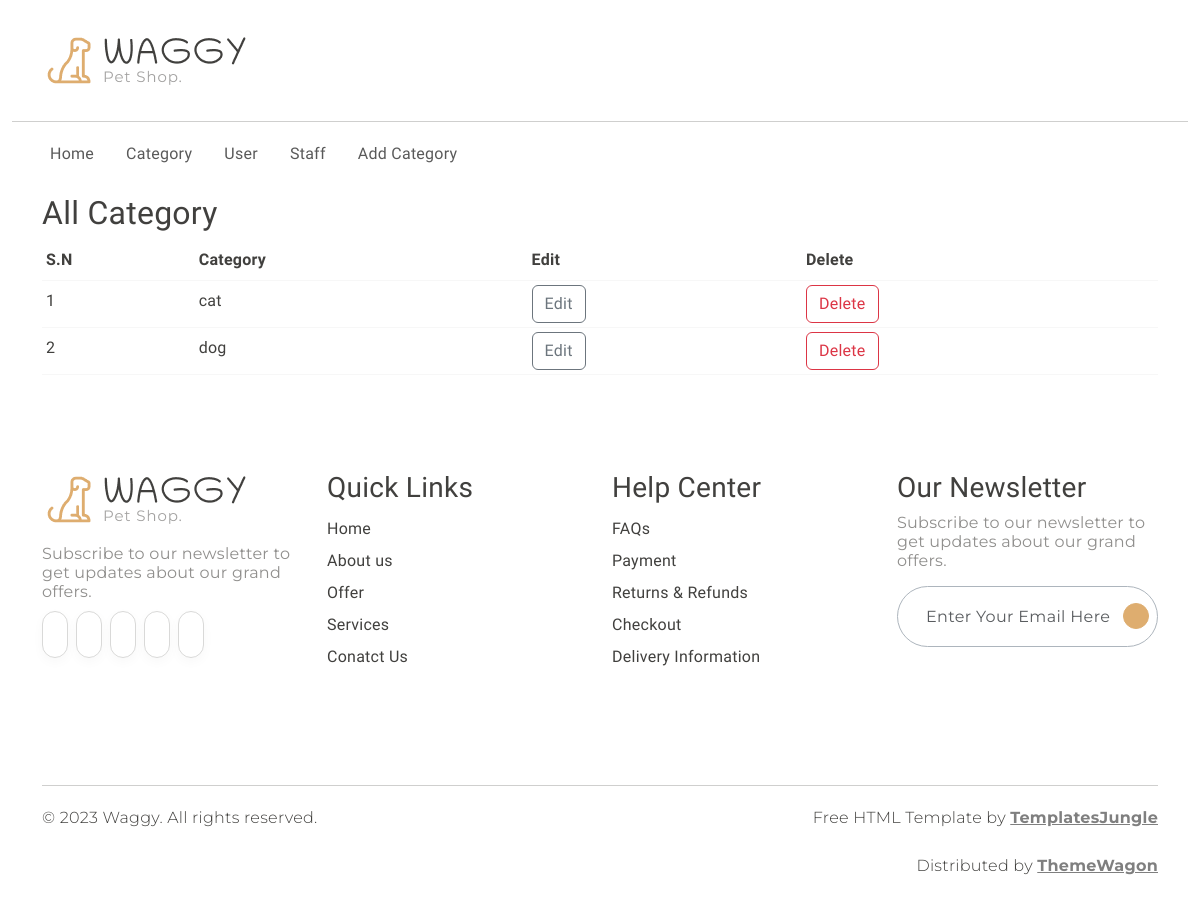
The app's page /view_category, older data.
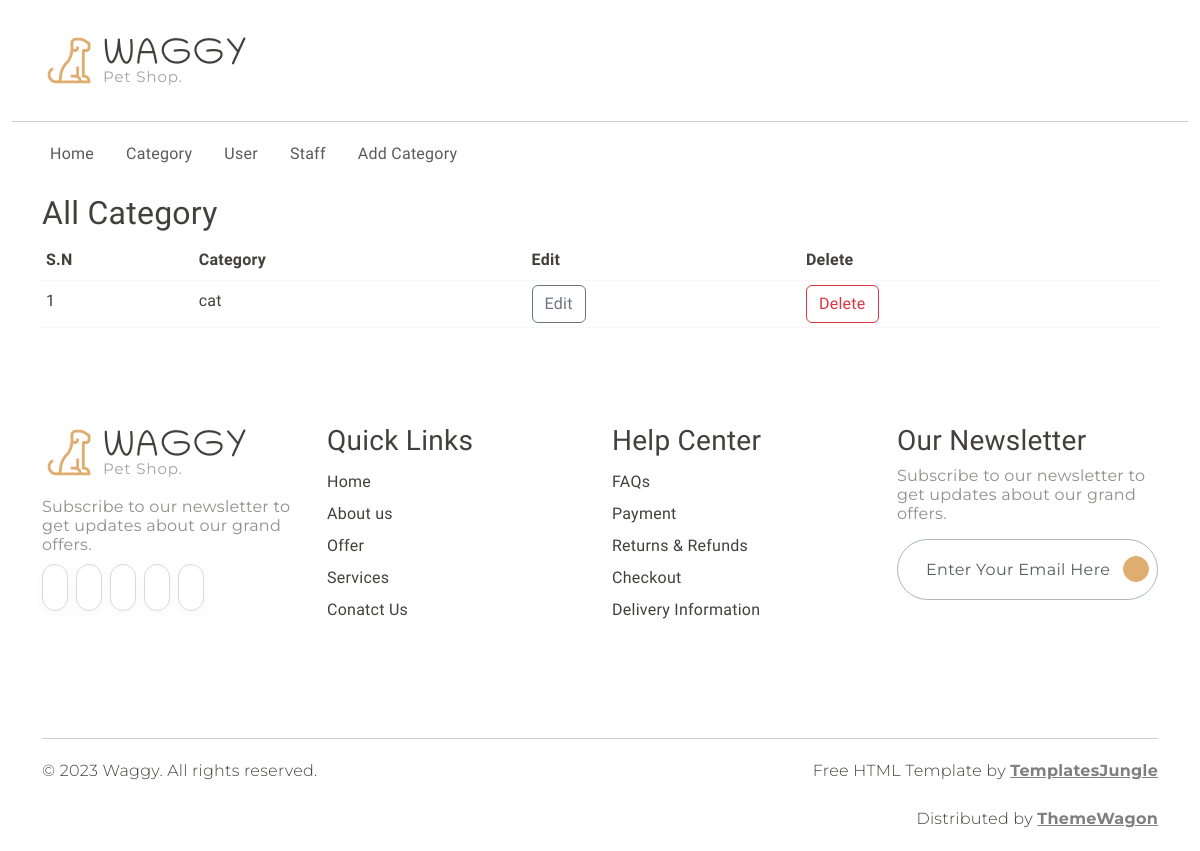
The same page, newer data.
### shop/products/models.py (models this page shows)
class Category(db.Model):
    id = db.Column(db.Integer, primary_key=True)
    name = db.Column(db.String(80), unique=True)

### shop/admin/routes.py (the view)
@app.route('/view_category')
def viewcategory():
    all_category = Category.query.all()
    return render_template('admin/view_category.html', all_category=all_category)

### shop/templates/admin/view_category.html (shortened to what this page needs)
{% extends 'base.html'%}
{% block body %}
{% include 'admin/navbar.html'%}
  <div class="container">
    <h2>All Category</h2>
    <table class="table table-sm">
      <thead>
        <th>S.N</th>
        <th>Category</th>
        <th>Edit</th>
        <th>Delete</th>
      </thead>
      <tbody>
      {% for category in all_category %}
        <tr>
          <td>{{loop.index}}</td>
          <td>{{category.name}}</td>
          <td><a href="/update_category/{{ category.id }}" class="btn btn-outline-secondary">Edit</a></td>
          <td><a href="/delete_category/{{ category.id }}" class="btn btn-outline-danger">Delete</a></td>
        </tr>
        {% endfor %}
      </tbody>
    </table>
  </div>
      {% include 'footer.html' %}
{% endblock body %}

### shop/templates/base.html (shortened to what this page needs)
<!DOCTYPE html>
<html lang="en">
<head>
  <link rel="stylesheet" href="https://cdn.jsdelivr.net/npm/swiper@9/swiper-bundle.min.css" />
  <link href="https://cdn.jsdelivr.net/npm/bootstrap@5.3.0-alpha3/dist/css/bootstrap.min.css" rel="stylesheet"
>
  <link rel="stylesheet" type="text/css" href="static/css/vendor.css">
  <link rel="stylesheet" type="text/css" href="static/style.css">
</head>
<body>
      {% block body %}
      {% endblock body%}
</body>
</html>

### shop/templates/admin/navbar.html (shortened to what this page needs)
{% block content %}
<header>
    <div class="container py-2">
      <div class="row py-4 pb-0 pb-sm-4 align-items-center ">
        <div class="col-sm-4 col-lg-3 text-center text-sm-start">
          <div class="main-logo">
            <a href="{{url_for('admin_home')}}">
              <img src="static/images/logo.png" alt="logo" class="img-fluid">
            </a>
          </div>
        </div>
      </div>
    </div>
    <div class="container-fluid">
      <hr class="m-0">
    </div>
    <div class="container">
      <nav class="main-menu d-flex navbar navbar-expand-lg ">
        <div class="offcanvas offcanvas-end" tabindex="-1" id="offcanvasNavbar" aria-labelledby="offcanvasNavbarLabel">
          <div class="offcanvas-body justify-content-between">
            <ul class="navbar-nav menu-list list-unstyled d-flex gap-md-3 mb-0">
              <li class="nav-item">
                <a href="{{url_for('admin_home')}}" class="nav-link">Home</a>
              </li>
              <li class="nav-item">
                <a href="{{url_for('viewcategory')}}" class="nav-link">Category</a>
              </li>
              <li class="nav-item">
                <a href="{{url_for('viewuser')}}" class="nav-link">User</a>
              </li>
              <li class="nav-item">
                <a href="contact.html" class="nav-link">Staff</a>
              </li>
              {% if request.endpoint == 'viewcategory' %}
              <li class="nav-item">
                <a class="nav-link" href="{{url_for('addcategory')}}">Add Category</a>
              </li>
              {% endif %}
            </ul>
          </div>
        </div>
      </nav>
    </div>
  </header>
  {% endblock content %}

### shop/templates/footer.html
<footer id="footer" class="my-5">
    <div class="container py-5 my-5">
      <div class="row">
        <div class="col-md-3">
          <div class="footer-menu">
            <img src="static/images/logo.png" alt="logo">
            <p class="blog-paragraph fs-6 mt-3">Subscribe to our newsletter to get updates about our grand offers.</p>
            <div class="social-links">
              <ul class="d-flex list-unstyled gap-2">
                <li class="social">
                  <a href="#">
                    <iconify-icon class="social-icon" icon="ri:facebook-fill"></iconify-icon>
                  </a>
                </li>
                <li class="social">
                  <a href="#">
                    <iconify-icon class="social-icon" icon="ri:twitter-fill"></iconify-icon>
                  </a>
                </li>
                <li class="social">
                  <a href="#">
                    <iconify-icon class="social-icon" icon="ri:pinterest-fill"></iconify-icon>
                  </a>
                </li>
                <li class="social">
                  <a href="#">
                    <iconify-icon class="social-icon" icon="ri:instagram-fill"></iconify-icon>
                  </a>
                </li>
                <li class="social">
                  <a href="#">
                    <iconify-icon class="social-icon" icon="ri:youtube-fill"></iconify-icon>
                  </a>
                </li>
              </ul>
            </div>
          </div>
        </div>
        <div class="col-md-3">
          <div class="footer-menu">
            <h3>Quick Links</h3>
            <ul class="menu-list list-unstyled">
              <li class="menu-item">
                <a href="#" class="nav-link">Home</a>
              </li>
              <li class="menu-item">
                <a href="#" class="nav-link">About us</a>
              </li>
              <li class="menu-item">
                <a href="#" class="nav-link">Offer </a>
              </li>
              <li class="menu-item">
                <a href="#" class="nav-link">Services</a>
              </li>
              <li class="menu-item">
                <a href="#" class="nav-link">Conatct Us</a>
              </li>
            </ul>
          </div>
        </div>
        <div class="col-md-3">
          <div class="footer-menu">
            <h3>Help Center</h5>
              <ul class="menu-list list-unstyled">
                <li class="menu-item">
                  <a href="#" class="nav-link">FAQs</a>
                </li>
                <li class="menu-item">
                  <a href="#" class="nav-link">Payment</a>
                </li>
                <li class="menu-item">
                  <a href="#" class="nav-link">Returns & Refunds</a>
                </li>
                <li class="menu-item">
                  <a href="#" class="nav-link">Checkout</a>
                </li>
                <li class="menu-item">
                  <a href="#" class="nav-link">Delivery Information</a>
                </li>
              </ul>
          </div>
        </div>
        <div class="col-md-3">
          <div>
            <h3>Our Newsletter</h3>
            <p class="blog-paragraph fs-6">Subscribe to our newsletter to get updates about our grand offers.</p>
            <div class="search-bar border rounded-pill border-dark-subtle px-2">
              <form class="text-center d-flex align-items-center" action="" method="">
                <input type="text" class="form-control border-0 bg-transparent" placeholder="Enter your email here" />
                <iconify-icon class="send-icon" icon="tabler:location-filled"></iconify-icon>
              </form>
            </div>
          </div>
        </div>
      </div>
    </div>
  </footer>
  <div id="footer-bottom">
    <div class="container">
      <hr class="m-0">
      <div class="row mt-3">
        <div class="col-md-6 copyright">
          <p class="secondary-font">© 2023 Waggy. All rights reserved.</p>
        </div>
        <div class="col-md-6 text-md-end">
          <p class="secondary-font">Free HTML Template by <a href="https://templatesjungle.com/" target="_blank"
              class="text-decoration-underline fw-bold text-black-50"> TemplatesJungle</a> </p>
          <p class="secondary-font">Distributed by <a href="https://themewagon.com/" target="_blank"
              class="text-decoration-underline fw-bold text-black-50"> ThemeWagon</a> </p>
        </div>
      </div>
    </div>
  </div>

### shop/static/style.css (style rules this page uses)
:root { --header-height: 160px; --header-height-min: 80px; }
:root { --accent-color: #DEAD6F; --dark-color: #222222; --light-dark-color: #727272; --light-color: #fff; --grey-color: #dbdbdb; --light-grey-color: #fafafa; --primary-color: #6995B1; --light-primary-color: #eef1f3; }
:root { --body-font: 'Chilanka', cursive; --heading-font: 'Chilanka', cursive; --secondary-font: 'Montserrat', sans-serif; }
body { --bs-link-color: #333; --bs-link-hover-color: #333; --bs-link-color-rgb: 40, 40, 40; --bs-link-hover-color-rgb: 0, 0, 0; --bs-light-rgb: 248, 248, 248; --bs-font-sans-serif: 'Chilanka', cursive; --bs-body-font-family: var(--bs-font-sans-serif); --bs-body-font-size: 1rem; --bs-body-font-weight: 400; --bs-body-line-height: 2; --bs-body-color: #41403E; --bs-primary: #DEAD6F; --bs-primary-rgb: 222, 173, 111; --bs-primary-bg-subtle: #FFF9EB; --bs-border-color: #F7F7F7; --bs-secondary-rgb: 230, 243, 251; --bs-success-rgb: 238, 245, 228; --bs-danger-rgb: 249, 235, 231; --bs-warning-rgb: 255, 249, 235; --bs-info-rgb: 230, 243, 250; }
body { letter-spacing: 0.01625rem; }
h1, h2, h3, h4, h5, h6 { font-family: var(--heading-font); color: var(--bs-body-color); font-weight: 400; text-transform: capitalize; }
a { text-decoration: none; }
.secondary-font { font-family: var(--secondary-font); font-weight: 300; }
.search-bar { border: 1px solid #EAEAEA; }
.search-bar ::placeholder { font-family: var(--secondary-font); }
.form-control { color: #908F8D; line-height: normal; letter-spacing: 0.02125rem; text-transform: capitalize; border-radius: 0.25rem; border: 1px solid rgba(65, 64, 62, 0.20); background: #FFF; display: flex; padding: 1.25rem 0rem 1.25rem 1.25rem; align-items: center; gap: 0.375rem; align-self: stretch; }
.blog-paragraph { color: #908F8D; font-size: 1rem; font-weight: 400; line-height: normal; font-family: var(--secondary-font); }
iconify-icon.social-icon { color: #CACACA; font-size: 1.125rem; padding: 0.75rem; border-radius: 4.375rem; border: 1px solid #D9D9D8; box-shadow: 0px 4px 12px 0px rgba(0, 0, 0, 0.03); transition: all 0.5s ease; }
iconify-icon.send-icon { cursor: pointer; font-size: 1.125rem; padding: 0.75rem; border-radius: 4.375rem; color: #FFF; border: 1px solid #DEAD6F; background: #DEAD6F; }

Row changes from the older to the newer data that the page shows:
removed Category: name "dog"
